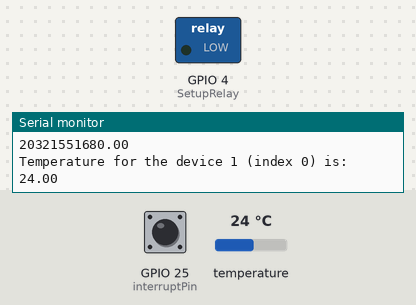
A sketch run on a simulated ESP32. On the bench: switched loads named in the sketch (green lamp = pin HIGH), the last lines printed to the serial monitor. The inputs (shaded band) are chosen by the test bench; at power-on: temperature 24 °C, GPIO 25 (interruptPin) HIGH.

Above: at 3.7 s.
3.8 s: temperature set to 20.1 °C
7.4 s: temperature set to 18.7 °C
11.0 s: temperature set to 17.7 °C
At 11.5 s:
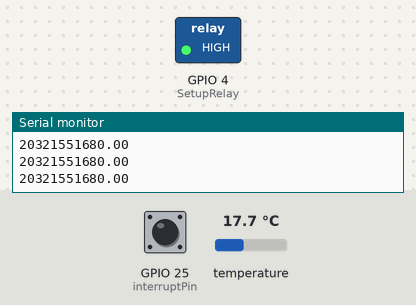
Timing chart, 0 to 14.0 s (numbered marks = the images above; inputs shaded):
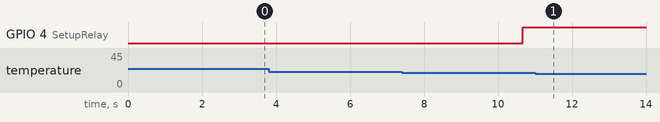

Measured:
- the behaviour switches between 18.2 and 18.1 °C on temperature (found by bisection; images 0 and 1)
- after the input at 11.0 s, GPIO 4 (SetupRelay): stays HIGH (without the input it goes to LOW after 1.3 s)

The sketch:

VSenseTest.ino
```cpp
#include "consts_Headers.h"


void setup() {
  delay(1000);
  Serial.begin(115200);
  Serial.println();
  setupFreq();
  SetupRelay();
  setupDS18B20();

  setupPID();


  pinMode(BUILTIN_LED, OUTPUT);


}

void loop() {

  loopPID();

  loopZCD();

 Serial .print('Frequency : ');
 Serial.println(frequency);
}
```

Controller.h
```cpp
#include <OneWire.h>
#include <DallasTemperature.h>

#define ONE_WIRE_BUS 2

// Setup a oneWire instance to communicate with any OneWire devices (not just Maxim/Dallas temperature ICs)
OneWire oneWire(ONE_WIRE_BUS);

// Pass our oneWire reference to Dallas Temperature.
DallasTemperature sensors(&oneWire);


void SetupRelay(){
    pinMode(4, OUTPUT);
}

void changeRelayState(int state){
    if(state==0){
        digitalWrite(4,LOW);
    }
    else if(state==1){
        digitalWrite(4,HIGH);
    }

}


void setupDS18B20() {
 sensors.begin();
}
int requestTemp(){
  sensors.requestTemperatures();
}
float getTempValue() {
  float tempC = sensors.getTempCByIndex(0);

  // Check if reading was successful
  if(tempC != DEVICE_DISCONNECTED_C)
  {
    Serial.print("Temperature for the device 1 (index 0) is: ");
    Serial.println(tempC);
    return(tempC);
  }

}
int compareValues(float remoteV, float sensorV){
    if(remoteV<sensorV || remoteV==sensorV){
      return 0;//do nothing
    }
    else if(remoteV>sensorV){
        return 1;//start heating; turn on the relay
    }

}
```

PIDController.h
```cpp
#include <AutoPID.h>


#define TEMP_READ_DELAY 800 //can only read digital temp sensor every ~750ms

//pid settings and gains
#define OUTPUT_MIN 0
#define OUTPUT_MAX 255
#define KP .12
#define KI .0003
#define KD 0
double TimeBase=5000;//pulse width
//pulse width 20ms for 50hz and 16.667=17 for 60hz

double temperature, outputVal;
double setPoint=22.13;
bool relayState;


//input/output variables passed by reference, so they are updated automatically
//AutoPID myPID(&temperature, &setPoint, &outputVal, OUTPUT_MIN, OUTPUT_MAX, KP, KI, KD);
AutoPIDRelay myPID(&temperature, &setPoint, &relayState, TimeBase,  KP, KI, KD);

unsigned long lastTempUpdate; //tracks clock time of last temp update
void configPulseWidth(double val){
  TimeBase=val;
  AutoPIDRelay myPIDNew(&temperature, &setPoint, &relayState, TimeBase,  KP, KI, KD);
  myPID=myPIDNew;
}
//call repeatedly in loop, only updates after a certain time interval
//returns true if update happened
void setPointConfig(double setPt){
    setPoint=setPt;

}
bool updateTemperature() {
  if ((millis() - lastTempUpdate) > TEMP_READ_DELAY) {
    temperature = getTempValue();
    lastTempUpdate = millis();
    requestTemp(); //request reading for next time
    return true;
  }
  return false;
}//void updateTemperature


void setupPID() {


  requestTemp();
  while (!updateTemperature()) {} //wait until temp sensor updated

  //if temperature is more than 4 degrees below or above setpoint, OUTPUT will be set to min or max respectively
  myPID.setBangBang(4);
  //set PID update interval to 4000ms
  myPID.setTimeStep(4000);

}//void setup


void loopPID() {
  updateTemperature();
  //setPoint = analogRead(POT_PIN);
  myPID.run(); //call every loop, updates automatically at certain time interval
  //analogWrite(OUTPUT_PIN, outputVal);
  //digitalWrite(LED_PIN, myPID.atSetPoint(1)); //light up LED when we're at setpoint +-1 degree
  changeRelayState(relayState);

}//void loop
```

SoftwareStack.h
```cpp
//Software Stack

class SoftwareStack{
    public:
    #define DebugPrint(x) Serial.println(x)


    String StringSeparator(String data, char separator, int index);
    char * StrToCharArray(String data);


    private:
      //  String configs="";
      char buf[100];

};


char * SoftwareStack::StrToCharArray(String data){
      data.toCharArray(this->buf, data.length()+1);
      return this->buf;
}

String SoftwareStack::StringSeparator(String data, char separator, int index)
{

  int found = 0;
  int strIndex[] = {0, -1};
  int maxIndex = data.length()-1;

  for(int i=0; i<=maxIndex && found<=index; i++){
    if(data.charAt(i)==separator || i==maxIndex){
        found++;
        strIndex[0] = strIndex[1]+1;
        strIndex[1] = (i == maxIndex) ? i+1 : i;
    }
  }

  return found>index ? data.substring(strIndex[0], strIndex[1]) : "";

}
```

consts_Headers.h
```cpp
#include "Controller.h"
#include "SoftwareStack.h"
#include "settings.h"
#include "PIDController.h"
#include "zcdHandler.h"
#ifndef BUILTIN_LED
#define BUILTIN_LED  2  // backward compatibility
#endif

SoftwareStack ss;//SS instance
```

zcdHandler.h
```cpp
#define USING_INTERRUPTS 1
volatile int interruptCounter;
int totalInterruptCounter;

#if USING_INTERRUPTS
hw_timer_t * timer = NULL;
portMUX_TYPE timerMux = portMUX_INITIALIZER_UNLOCKED;

void timerRestartN(hw_timer_t *timerT) {
    // timerT->dev->config.enable = 0;
    // timerT->dev->reload = 1;
    // timerT->dev->config.enable = 1;
    timerAlarmWrite(timer, 1000000, true); //1 000 000 microseconds, is equal to 1 second.
      timerWrite(timer, 0);
      timerAlarmEnable(timer);

}

void IRAM_ATTR onTimer() {
  portENTER_CRITICAL_ISR(&timerMux);
  interruptCounter++;
  portEXIT_CRITICAL_ISR(&timerMux);

}
#endif


uint16_t tmr1 = 0;
float period, frequency;

 const byte interruptPin = 25;
volatile int OpinterruptCounter = 0;
int OpnumberOfInterrupts = 0;

#if USING_INTERRUPTS
portMUX_TYPE mux = portMUX_INITIALIZER_UNLOCKED;

void IRAM_ATTR OphandleInterrupt() {
  portENTER_CRITICAL_ISR(&mux);
  OpinterruptCounter++;
  tmr1=OpinterruptCounter;
  portEXIT_CRITICAL_ISR(&mux);
  timerRestartN(timer);
}

#endif
void setupFreq(void) {


  pinMode(interruptPin, INPUT_PULLUP);
  #if USING_INTERRUPTS
  attachInterrupt(digitalPinToInterrupt(interruptPin), OphandleInterrupt, FALLING);

  timer = timerBegin(0, 80, true);
  timerAttachInterrupt(timer, &onTimer, true);
  timerAlarmWrite(timer, 1000000, true); //1 000 000 microseconds, is equal to 1 second.
  timerWrite(timer, 0);
  timerAlarmEnable(timer);
  #endif
}


float getFrequency(){
  return frequency;
}
void loopZCD() {
 #if USING_INTERRUPTS
  // save current Timer1 value
  if (interruptCounter > 0) {

    portENTER_CRITICAL(&timerMux);
    interruptCounter--;
    portEXIT_CRITICAL(&timerMux);

    totalInterruptCounter++;

 //   Serial.print("An interrupt as occurred. Total number: ");
   // Serial.println(totalInterruptCounter);

  }
  uint16_t value = tmr1;
  // calculate signal period in milliseconds
  // 8.0 is Timer1 prescaler and 16000 = MCU_CLK/1000
  period = 16 * value/80000;
  // calculate signal frequency which is = 1/period ; or = MCU_CLK/(Prescaler * Timer_Value)
  if(value == 0){
    frequency = 0;   // aviod division by zero
  }
  else{
    frequency = 80000000.0/(16UL*value);
  }
  #endif

}

// end of code.
```

settings.h
```cpp
String emailAddress="";
String OLDemailAddress="";
int nD=0;
int getNumberOfDevices(String dataV){
    int commaCounter=0;
    char comma=',';
    if(dataV.indexOf(",")==-1){
        return 1;
    }
    else if(dataV.indexOf(",")>=0){
        for (int i=0;i<dataV.length();i++){
            if(dataV[i]==comma){
                commaCounter++;
            }
        }
        commaCounter=commaCounter/2;
        return commaCounter+1;
    }
}
```
